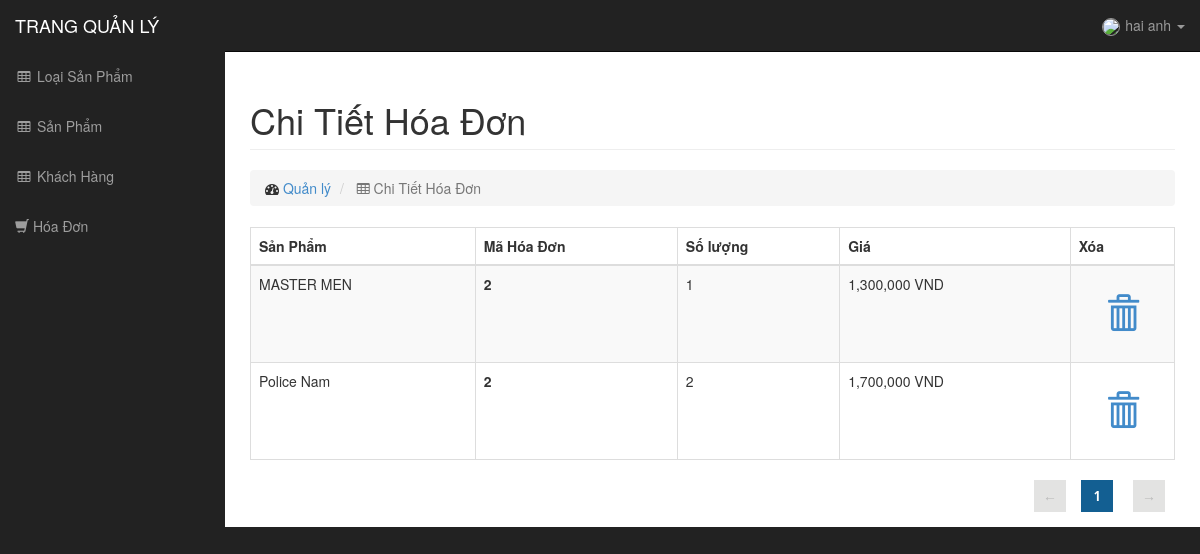
The page /admin/index.php?c=orderdetail&idorder=2 (signed in) on the database its author committed.
### tables this page shows
CREATE TABLE IF NOT EXISTS `customer` (
  `idcustomer` int(20) NOT NULL AUTO_INCREMENT,
  `name` varchar(100) NOT NULL,
  `image` varchar(225) DEFAULT NULL,
  `gender` tinyint(1) NOT NULL,
  `user` varchar(50) NOT NULL,
  `pass` varchar(50) NOT NULL,
  PRIMARY KEY (`idcustomer`),
  UNIQUE KEY `user` (`user`),
  UNIQUE KEY `user_2` (`user`),
  KEY `idcustomer` (`idcustomer`),
  KEY `user_3` (`user`),
  KEY `user_4` (`user`),
  KEY `user_5` (`user`)
);

CREATE TABLE IF NOT EXISTS `orderdetail` (
  `idproduct` int(20) NOT NULL,
  `idorder` int(20) NOT NULL,
  `qty` int(20) NOT NULL,
  `price` int(50) NOT NULL,
  PRIMARY KEY (`idproduct`,`idorder`),
  KEY `idorder` (`idorder`)
);

CREATE TABLE IF NOT EXISTS `product` (
  `idproduct` int(20) NOT NULL AUTO_INCREMENT,
  `name` varchar(225) NOT NULL,
  `model` varchar(225) DEFAULT NULL,
  `detail` text,
  `pimage` varchar(225) NOT NULL,
  `price` int(20) NOT NULL,
  `sale` int(20) DEFAULT NULL,
  `state` tinyint(1) DEFAULT '0',
  PRIMARY KEY (`idproduct`)
);

### admin/index.php (called while the page is built, shortened)
<?php
    require("config.php");
    switch ($c) {
       case 'orderdetail': require("model/product.php"); break;
    }
    include('controller/'.$c.DS.$a.'.php');
    include('views/'.TEMPLATE_NAME.'/index.tpl.php');
?>

### application/config/database.php (called while the page is built, shortened)
<?php  if ( ! defined('BASEPATH')) exit('No direct script access allowed');
$db['default']['hostname'] = 'localhost';
$db['default']['username'] = 'root';
$db['default']['password'] = '';
$db['default']['database'] = 'matkinh';
$db['default']['dbdriver'] = 'mysql';
$db['default']['dbprefix'] = '';
$db['default']['pconnect'] = TRUE;
$db['default']['db_debug'] = TRUE;
$db['default']['cache_on'] = FALSE;
$db['default']['cachedir'] = '';
$db['default']['char_set'] = 'utf8';
$db['default']['dbcollat'] = 'utf8_general_ci';
$db['default']['swap_pre'] = '';
$db['default']['autoinit'] = TRUE;
$db['default']['stricton'] = FALSE;

### admin/config.php (called while the page is built, shortened)
<?php
    include('../application/config/database.php');
    $host = $db['default']['hostname'];
    $user = $db['default']['username'];
    $pass = $db['default']['password'];
    $dbname = $db['default']['database'];
    require("model/connect.php");
?>

### admin/model/connect.php (called while the page is built, shortened)
<?php
class connect {
    private $db = null;
    function __construct(){
	global $host,$user,$pass,$dbname;
        $dsn = "mysql:host=$host;dbname=$dbname";
        try{
            $this->db = new PDO($dsn,$user,$pass,array(PDO::MYSQL_ATTR_INIT_COMMAND => "SET NAMES utf8"));
        } catch (Exception $ex) {
            die('Error: '. $ex->getMessage);
        }
    }
    function get($sql){
        $result = $this->db->query($sql);
        return $result;
    }
    function getfetch($sql){
        $result = $this->db->query($sql);
        $result = $result->fetch();
        return $result;
    }
}
?>

### admin/controller/orderdetail/view.php (called while the page is built, shortened)
<?php
if(isset($_GET['idorder'])){
    $idorder = $_GET['idorder'];
    $order_detail = new product();
    $sql = "SELECT * FROM `orderdetail` WHERE `idorder`='$idorder'";
    $result = $order_detail->get($sql);
}else{
    header("Location:?c=order");
}
?>

### admin/model/product.php (called while the page is built, shortened)
<?php
class product extends connect {
    function getbyid($id){
        $sql = "SELECT * FROM `product` WHERE `idproduct` = '$id'";
        $result = $this->getfetch($sql);
        return $result;
    }
}
?>

### admin/views/matkinh/content/orderdetail/view.tpl.php (the view)
<div class="container-fluid">
    <div class="row">
        <div class="col-lg-12">
            <h1 class="page-header">
                Chi Tiết Hóa Đơn
            </h1>
            <ol class="breadcrumb">
                <li>
                    <i class="fa fa-dashboard"></i><a href="index.php"> Quản lý</a>
                </li>
                <li class="active">
                    <i class="fa fa-table"></i> Chi Tiết Hóa Đơn
                </li>
            </ol>
        </div>
		<div class="col-lg-12">
		</div>
    </div>
    <div class="row">
        <div class="col-lg-12">
            <div class="table-responsive">
                <table class="table table-bordered table-hover table-striped">
                    <thead>
                        <tr>
                            <th>Sản Phẩm</th>
                            <th>Mã Hóa Đơn</th>
                            <th>Số lượng</th>
                            <th>Giá</th>
                            <th>Xóa</th>
                        </tr>
                    </thead>
                    <tbody id="jpage">
                    <?php
                        foreach($result as $row){
                            $product = $order_detail->getbyid($row['idproduct']);
                            echo '
                            <tr>
                                <td>'.$product['name'].'</td>
                                <td style="font-weight:bold">'.$row['idorder'].'</td>
                                <td>'.$row['qty'].'</td>
                                <td>'.number_format($row['price']).' VND</td>
                                <td style="text-align:center">
                                    <a href="?c=orderdetail&a=del&idproduct='.$row['idproduct'].'" onclick="return confirm(\'Bạn có chắc muốn xóa không?\');">
                                        <span class="glyphicon glyphicon-trash hd"></span>
                                    </a>
                                </td>
                            </tr>';
                        }
                    ?>
                    </tbody>
                </table>
                <div class="holder"></div>
            </div>
        </div>
    </div>
</div>

### admin/views/matkinh/menu.tpl.php (shortened to what this page needs)
<?php
    switch($c){
        case 'orderdetail': $admin = new product(); break;
    }
    $idadmin = $_SESSION['(*)v(*)'];
    $sql = "SELECT * FROM `customer` WHERE `idcustomer`='$idadmin'";
    $tmp = $admin->getfetch($sql);
?>
<nav class="navbar navbar-inverse navbar-fixed-top" role="navigation">
    <div class="navbar-header">
        <a class="navbar-brand" href="index.php">TRANG QUẢN LÝ</a>
    </div>
    <ul class="nav navbar-right top-nav">
        <li class="dropdown">
            <a href="#" class="dropdown-toggle" data-toggle="dropdown"><img src="http://<?php echo $_SERVER['HTTP_HOST'] ?>/assets/img/<?php echo $tmp['image'] ?>" style="width:25px;border:1px solid;border-radius:15px;margin-right:5px" /><?php echo $tmp['name'] ?> <b class="caret"></b></a>
        </li>
    </ul>
    <div class="collapse navbar-collapse navbar-ex1-collapse">
        <ul class="nav navbar-nav side-nav">
            <li <?php echo (isset($_GET['c']) && $_GET['c']=='categories'?'class="active"':'') ?>><a href="index.php?c=categories"><i class="fa fa-fw fa-table"></i> Loại Sản Phẩm</a></li>
            <li <?php echo (empty($_GET['c']) || $_GET['c']=='product'?'class="active"':'') ?>><a href="index.php?c=product"><i class="fa fa-fw fa-table"></i> Sản Phẩm</a></li>
            <li <?php echo (isset($_GET['c']) && $_GET['c']=='customer'?'class="active"':'') ?>><a href="index.php?c=customer"><i class="fa fa-fw fa-table"></i> Khách Hàng</a></li>
            <li <?php echo (isset($_GET['c']) && $_GET['c']=='order'?'class="active"':'') ?>><a href="index.php?c=order"><i class="glyphicon glyphicon-shopping-cart"></i> Hóa Đơn</a></li>
        </ul>
    </div>
</nav>

### admin/views/matkinh/css/sb-admin.css (style rules this page uses)
body { margin-top: 100px; background-color: #222; }
@media (min-width:768px) { body { margin-top: 50px; } }
.top-nav { padding: 0 15px; }
.top-nav>li { display: inline-block; float: left; }
.top-nav>li>a { padding-top: 15px; padding-bottom: 15px; line-height: 20px; color: #999; }
@media (min-width:768px) { .side-nav { position: fixed; top: 51px; left: 225px; width: 225px; margin-left: -225px; border: none; border-radius: 0; overflow-y: auto; background-color: #222; } }
@media (min-width:768px) { .side-nav>li>a { width: 225px; } }
.hd { font-size:34px; line-height:80px; }

### admin/views/matkinh/css/jPages.css (style rules this page uses)
.holder { padding-right: 5px; float:right; }

### rows shown on the page
customer: name "hai anh"
orderdetail: idproduct.name "MASTER MEN", idorder "2", qty "1", price "1,300,000"
orderdetail: idproduct.name "Police Nam", idorder "2", qty "2", price "1,700,000"
